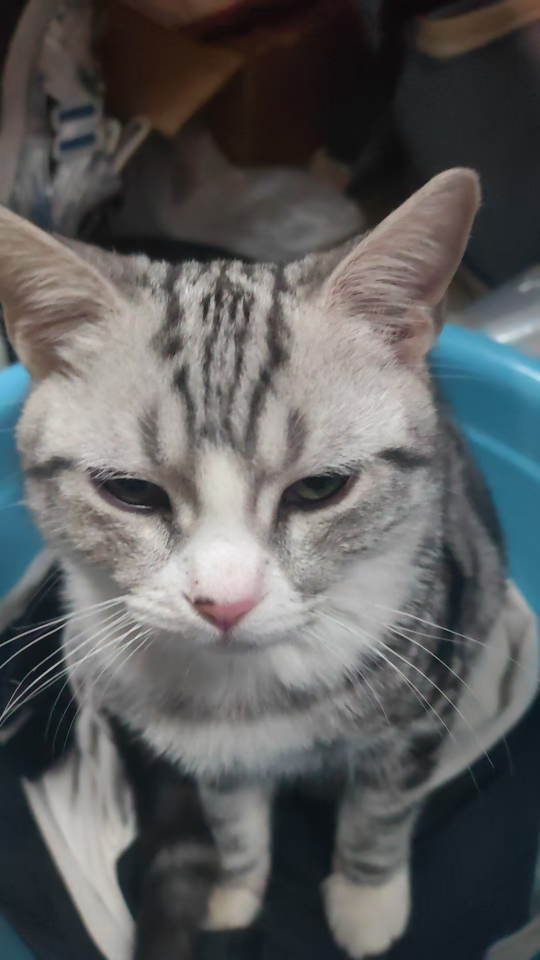
#> input picture cat.jpg, 1080 x 1920 px (shown at 1/2 size)
$ python generate_icons.py   (older library calls are emulated)
#> lines starting #> are read from the running program, lines starting #| are printed output that depends on the picture
from PIL import Image
import os

def create_icons_from_image(source_image_path):
    # 创建 icons 目录
#> called with source_image_path = 'cat.jpg'
    if not os.path.exists('icons'):
        os.makedirs('icons')

    # 图标尺寸
    sizes = [48]  # 我们只需要48x48的图标

    # 打开源图片
    with Image.open(source_image_path) as img:
        # 确保图片是 RGBA 模式
#> img is the input picture: PIL image 1080x1920 RGB; mean R, G, B 92.4, 93.1, 93.2
        if img.mode != 'RGBA':
            img = img.convert('RGBA')
#> img: PIL image 1080x1920 RGBA

        for size in sizes:
            # 创建一个新的图像副本
            resized_image = img.copy()
            # 使用 Resampling.LANCZOS 替代 ANTIALIAS
            resized_image.thumbnail((size, size), Image.Resampling.LANCZOS)

            # 保存图标
            icon_path = os.path.join('icons', f'icon{size}.png')
            resized_image.save(icon_path, 'PNG')
            print(f'Created icon: {icon_path}')
#> this loop made 1 pass
#> pass 1, in create_icons_from_image, `resized_image.save(icon_path, 'PNG')`:
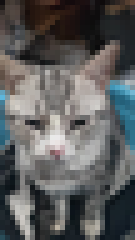
#> saved as icon48.png: PIL image 27x48 RGBA (shown 5 times larger); mean R, G, B, A 92.4, 93.1, 93.2, 255

if __name__ == '__main__':
    # 源图片路径
    source_image_path = 'cat.jpg'  # 确保这个路径指向你的猫咪图片

    if not os.path.exists(source_image_path):
        print(f'Error: Source image not found at {source_image_path}')
        exit(1)

    create_icons_from_image(source_image_path)
    print('Icon generation complete!')
